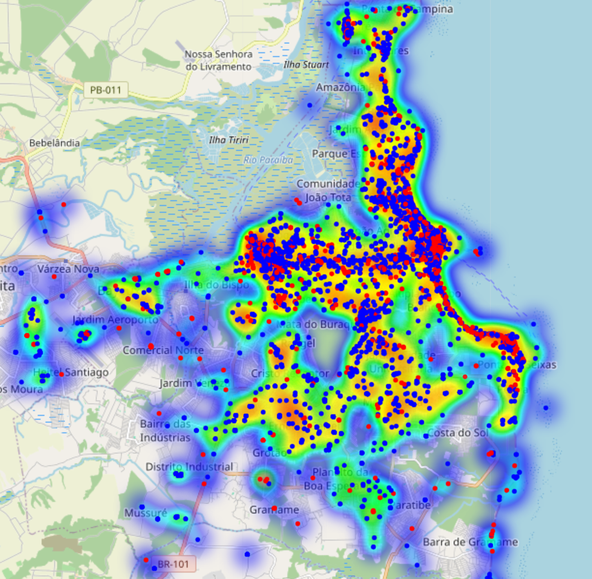
#> input picture mapa_densidade.png, 592 x 579 px, shrunk from 918 x 898 before the run
$ jupyter execute --allow-errors main.ipynb
#> lines starting #> are read from the running program, lines starting #| are printed output that depends on the picture; after the words box and inside, x2 and y2 are one past the last pixel; in counts of white or black regions, pixels touching at a corner belong together
[cell 1]
import cv2
import folium
import numpy as np
import pandas as pd
import matplotlib.pyplot as plt
from folium.plugins import HeatMap
from sklearn.cluster import KMeans

#> (a cell that did not finish here is left out)

#> (a cell that did not finish here is left out)

#> (a cell that did not finish here is left out)

#> (a cell that did not finish here is left out)

Primeiro Teste de Segmentação

[cell 6]
# Carregar a imagem do mapa de calor
mapa_imagem = cv2.imread('mapa_densidade.png')
#> mapa_imagem is the input picture: shape (579, 592, 3); mean B, G, R 192.5, 185.2, 157.8

# Converter a imagem para o espaço de cores HSV (Matiz, Saturação, Valor)
mapa_hsv = cv2.cvtColor(mapa_imagem, cv2.COLOR_BGR2HSV)
#> mapa_hsv: shape (579, 592, 3); mean H, S, V 79.4, 101.3, 225.7

# Definir intervalos de cores para os pontos vermelhos e azuis (no espaço de cores HSV)
intervalo_vermelho_baixo = np.array([0, 100, 100])
intervalo_vermelho_alto = np.array([10, 255, 255])
intervalo_azul_baixo = np.array([110, 100, 100])
intervalo_azul_alto = np.array([130, 255, 255])

# Segmentar a imagem para encontrar áreas vermelhas e azuis
mascara_vermelha = cv2.inRange(mapa_hsv, intervalo_vermelho_baixo, intervalo_vermelho_alto)
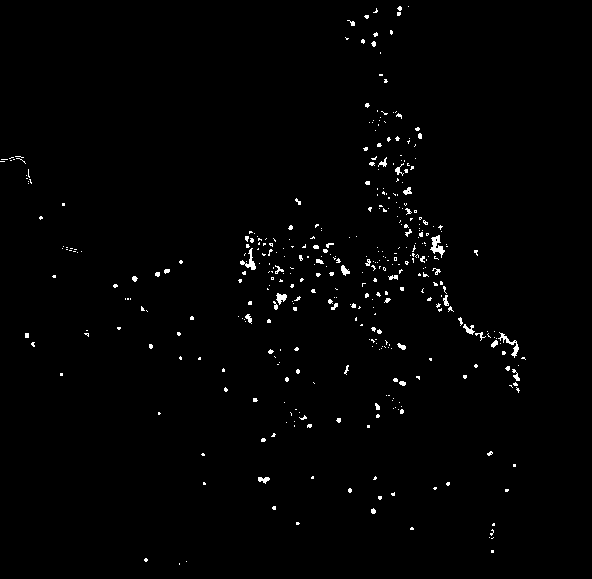
#> mascara_vermelha: shape (579, 592); 1.2% white in thin lines or dots, all inside (x1, y1, x2, y2) = (0, 6, 526, 565)
mascara_azul = cv2.inRange(mapa_hsv, intervalo_azul_baixo, intervalo_azul_alto)
#> mascara_azul: shape (579, 592); 16.2% white; 476 white regions (279 under 20 px), largest, box (x1, y1, x2, y2) and area: (6, 0, 396, 532) 19525, (322, 0, 560, 579) 14325, (252, 223, 322, 279) 1381

# Combinação das máscaras para pontos vermelhos e azuis
mascara_combinada = cv2.bitwise_or(mascara_vermelha, mascara_azul)
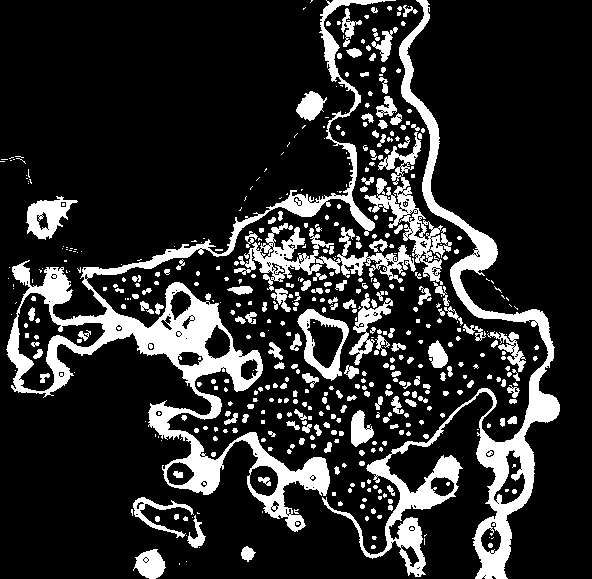
#> mascara_combinada: shape (579, 592); 17.3% white; 504 white regions (304 under 20 px)

# Encontrar os contornos das áreas identificadas
contornos, _ = cv2.findContours(mascara_combinada, cv2.RETR_EXTERNAL, cv2.CHAIN_APPROX_SIMPLE)
#> contornos = 475 contours, 357 with area under 20; largest, box (x1, y1, x2, y2) and area: (6, 0, 396, 532) 24348, (322, 0, 560, 579) 14784, (234, 223, 416, 291) 2984, (364, 132, 452, 285) 2958, (297, 309, 349, 381) 2207

# Desenhar os contornos na imagem original
cv2.drawContours(mapa_imagem, contornos, -1, (0, 255, 0), 2)
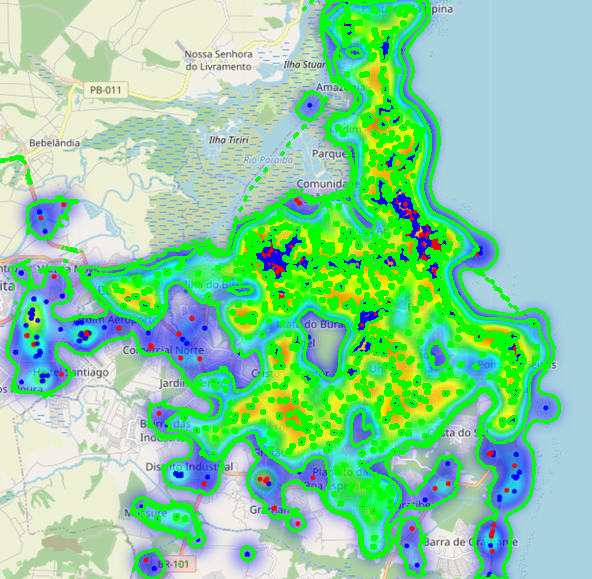
#> mapa_imagem: shape (579, 592, 3); 16.58% of pixels changed, all inside (x1, y1, x2, y2) = (0, 0, 561, 579)

# Mostrar a imagem com os contornos identificados
cv2.imshow('Regiões Populosas', mapa_imagem)
cv2.waitKey(0)
cv2.destroyAllWindows()

Segundo Teste de Segmentação

[cell 7]
imagem = cv2.imread("mapa_densidade2.png")
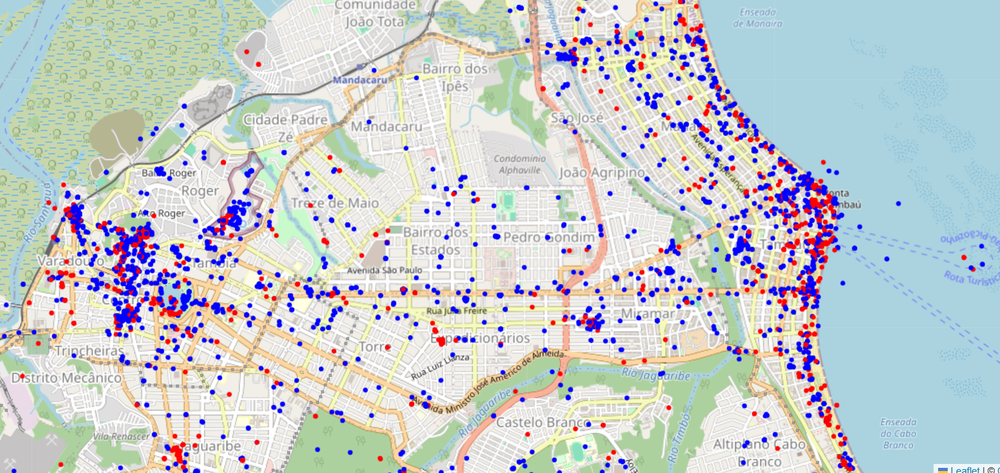
#> input picture mapa_densidade2.png, 1000 x 473 px, shrunk from 1551 x 733 before the run
#> imagem is the input picture: shape (473, 1000, 3); mean B, G, R 205.8, 205.5, 198.8

# Converter a imagem para RGB (a biblioteca OpenCV lê a imagem no formato BGR)
imagem_rgb = cv2.cvtColor(imagem, cv2.COLOR_BGR2RGB)

# Exibir a imagem original
plt.imshow(imagem_rgb)
plt.axis('off')
plt.show()

[cell 8]
# Definir o intervalo de cores para vermelho e azul
vermelho_min = np.array([0, 0, 200], np.uint8)
vermelho_max = np.array([100, 100, 255], np.uint8)

azul_min = np.array([200, 0, 0], np.uint8)
azul_max = np.array([255, 100, 100], np.uint8)

# Segmentar os pontos vermelhos e azuis
mascara_vermelha = cv2.inRange(imagem, vermelho_min, vermelho_max)
#> mascara_vermelha: shape (473, 1000); 1.4% white; 312 white regions (216 under 20 px), largest, box (x1, y1, x2, y2) and area: (170, 445, 183, 464) 136, (160, 308, 183, 317) 117, (781, 239, 800, 252) 97
mascara_azul = cv2.inRange(imagem, azul_min, azul_max)
#> mascara_azul: shape (473, 1000); 3.7% white; 606 white regions (346 under 20 px), largest, box (x1, y1, x2, y2) and area: (227, 200, 251, 231) 342, (68, 204, 90, 246) 338, (781, 171, 814, 203) 335

# Aplicar a máscara sobre a imagem original para destacar os pontos vermelhos e azuis
pontos_vermelhos = cv2.bitwise_and(imagem_rgb, imagem_rgb, mask=mascara_vermelha)
pontos_azuis = cv2.bitwise_and(imagem_rgb, imagem_rgb, mask=mascara_azul)
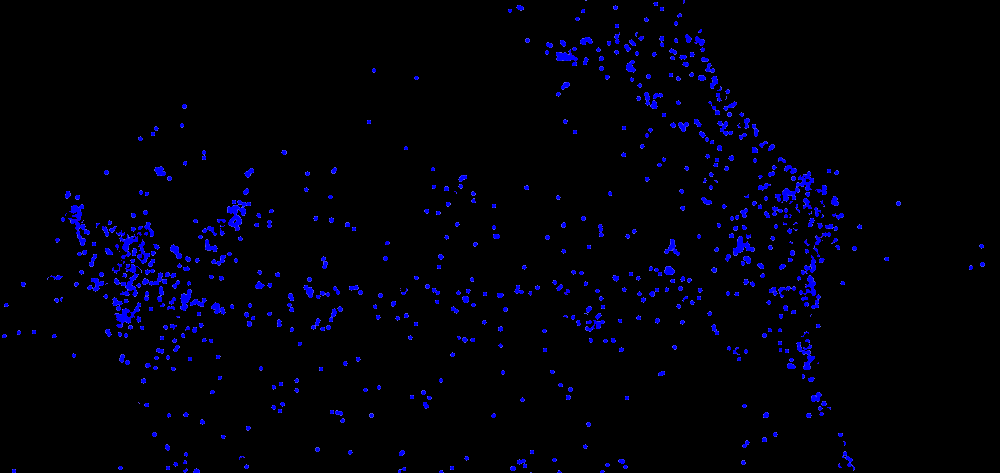
#> pontos_azuis: shape (473, 1000, 3); mean R, G, B 0.7, 0.7, 9.2

# Exibir os pontos vermelhos e azuis
fig, ax = plt.subplots(1, 2, figsize=(14, 8))

ax[0].imshow(pontos_vermelhos)
ax[0].set_title('Foto de Turistas')
ax[0].axis('off')

ax[1].imshow(pontos_azuis)
ax[1].set_title('Foto de Locais')
ax[1].axis('off')

plt.show()

[cell 9]
# Função para identificar contornos nas máscaras
def identificar_contornos(mask):
    contornos, _ = cv2.findContours(mask, cv2.RETR_EXTERNAL, cv2.CHAIN_APPROX_SIMPLE)
    return contornos

[cell 10]
# Função para unir pontos próximos e formar regiões, ignorando pontos isolados
def unir_pontos(mask):
    # Aplicar uma operação de dilatação para unir os pontos próximos
    kernel = np.ones((15, 15), np.uint8)
    mascara_dilatada = cv2.dilate(mask, kernel, iterations=1)
#> mascara_dilatada: shape (473, 1000); 16% white; 78 white regions, largest, box (x1, y1, x2, y2) and area: (681, 78, 859, 473) 20331, (88, 207, 200, 351) 9754, (38, 252, 83, 333) 2473

    # Aplicar uma operação de erosão para remover pontos isolados
    mascara_erodida = cv2.erode(mascara_dilatada, kernel, iterations=1)
#> mascara_erodida: shape (473, 1000); 3.5% white; 115 white regions (57 under 20 px)

    # Remover contornos correspondentes a áreas muito pequenas (pontos isolados)
    contornos, _ = cv2.findContours(mascara_erodida, cv2.RETR_EXTERNAL, cv2.CHAIN_APPROX_SIMPLE)
#> contornos = 115 contours, 82 with area under 20; largest, box (x1, y1, x2, y2) and area: (743, 161, 852, 473) 6918, (95, 227, 193, 338) 2738, (678, 0, 709, 58) 692, (162, 434, 201, 473) 386, (45, 259, 75, 303) 334
    for c in contornos:
        area = cv2.contourArea(c)
        if area < 100:  # Definir um limite de área para remover pontos isolados
            cv2.drawContours(mascara_erodida, [c], -1, 0, -1)  # Preencher contornos pequenos com zeros
#> this loop made 115 passes
#> area on passes 2, 9, 28, 30, 38, 39, 40, 42, 43, 49, 50, 52: 29, 386, 45.5, 25, 32, 151, 122.5, 43.5, 58.5, 44, 58.5, 23.5
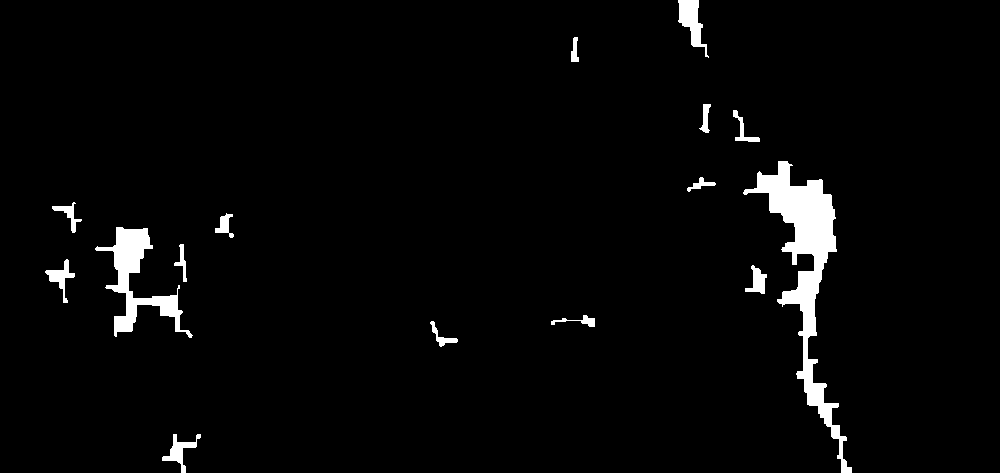
#> mascara_erodida: shape (473, 1000); 3% white; 15 white regions, largest, box (x1, y1, x2, y2) and area: (743, 161, 852, 473) 7425, (95, 227, 193, 338) 3015, (678, 0, 709, 58) 775

    return mascara_erodida

# Unir os pontos vermelhos e azuis para formar regiões
mascara_vermelha_unida = unir_pontos(mascara_vermelha)
mascara_azul_unida = unir_pontos(mascara_azul)
#> in unir_pontos (call 2), `mascara_dilatada = cv2.dilate(mask, kernel, iterations=1)`:
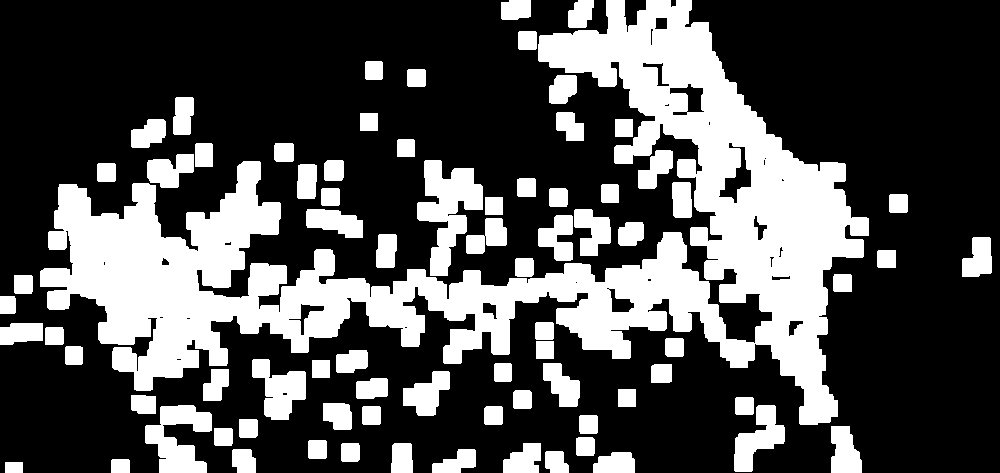
#> mascara_dilatada: shape (473, 1000); 31.4% white; 79 white regions, largest, box (x1, y1, x2, y2) and area: (40, 0, 869, 425) 99341, (417, 160, 483, 276) 3876, (145, 405, 212, 473) 2628
#> in unir_pontos (call 2), `mascara_erodida = cv2.erode(mascara_dilatada, kernel, iterations=1)`:
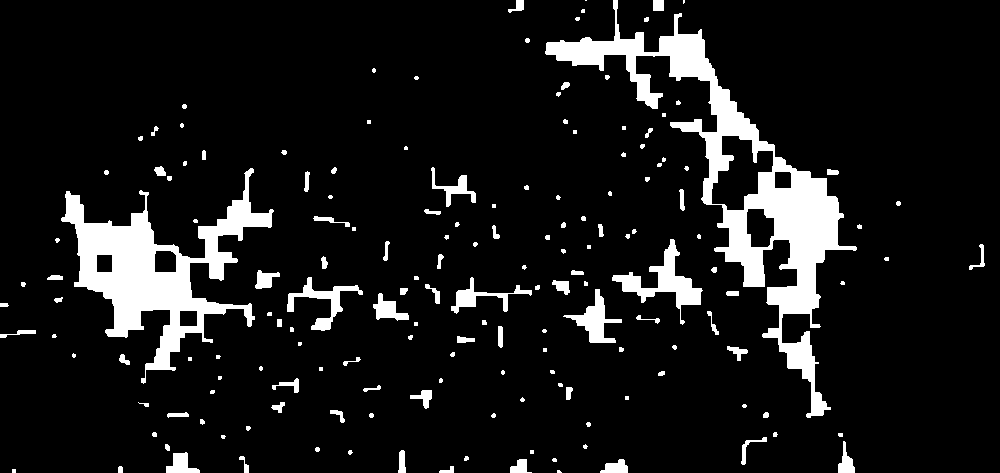
#> mascara_erodida: shape (473, 1000); 9.8% white; 167 white regions (70 under 20 px)
#> in unir_pontos (call 2), `contornos, _ = cv2.findContours(mascara_erodida, cv2.RETR_EXTERNAL, cv..`: contornos = 167 contours, 103 with area under 20; largest, box (x1, y1, x2, y2) and area: (545, 0, 857, 418) 22420, (61, 168, 274, 384) 13806, (612, 239, 703, 325) 1806, (563, 289, 622, 343) 938, (287, 277, 363, 331) 900
#> the loop in unir_pontos (call 2), `for c in contornos:` made 167 passes
#> area on passes 3 to 5: 40, 23, 225
#> after the loop in unir_pontos (call 2), `for c in contornos:`:
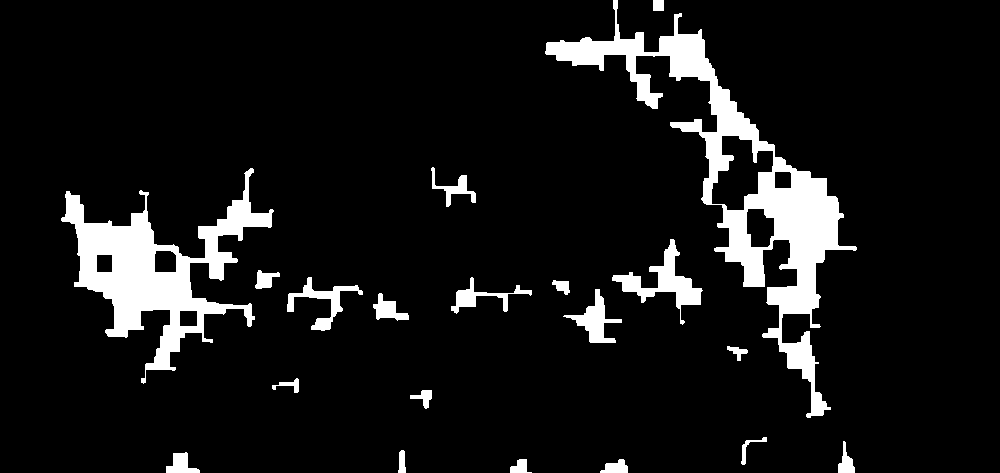
#> mascara_erodida: shape (473, 1000); 8.8% white; 20 white regions

contornos_vermelhos_unidos = identificar_contornos(mascara_vermelha_unida)
#> in identificar_contornos, `contornos, _ = cv2.findContours(mask, cv2.RETR_EXTERNAL, cv2.CHAIN_APP..`: contornos = 15 contours; largest, box (x1, y1, x2, y2) and area: (743, 161, 852, 473) 6918, (95, 227, 193, 338) 2738, (678, 0, 709, 58) 692, (162, 434, 201, 473) 386, (45, 259, 75, 303) 334
#> contornos_vermelhos_unidos has the same summary as contornos in identificar_contornos
contornos_azuis_unidos = identificar_contornos(mascara_azul_unida)
#> in identificar_contornos (call 2), `contornos, _ = cv2.findContours(mask, cv2.RETR_EXTERNAL, cv2.CHAIN_APP..`: contornos = 20 contours; largest, box (x1, y1, x2, y2) and area: (545, 0, 857, 418) 22420, (61, 168, 274, 384) 13806, (612, 239, 703, 325) 1806, (563, 289, 622, 343) 938, (287, 277, 363, 331) 900
#> contornos_azuis_unidos has the same summary as contornos in identificar_contornos

# Desenhar os contornos sobre a imagem original
imagem_contornos = imagem_rgb.copy()
cv2.drawContours(imagem_contornos, contornos_vermelhos_unidos, -1, (0, 255, 0), 4)
cv2.drawContours(imagem_contornos, contornos_azuis_unidos, -1, (0, 255, 255), 4)
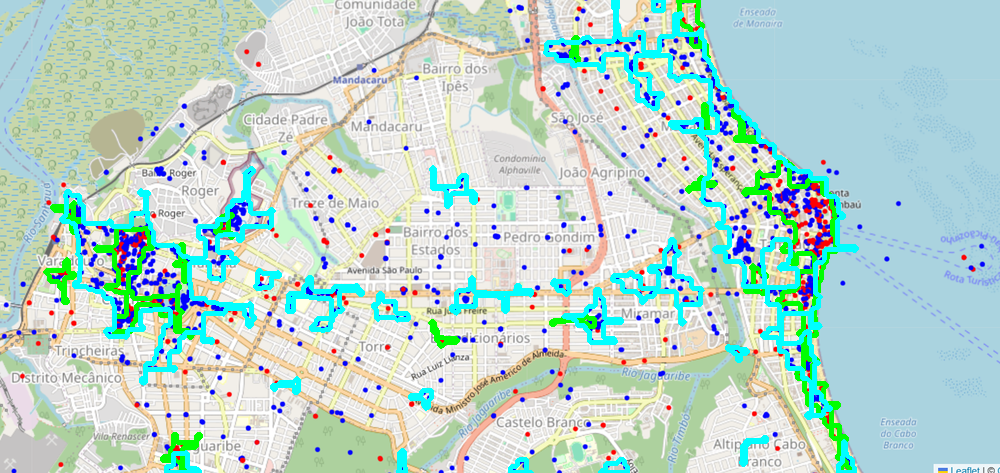
#> imagem_contornos: shape (473, 1000, 3); mean R, G, B 185, 214, 205.5

# Exibir a imagem com os contornos identificados
plt.figure(figsize=(8, 6))
plt.imshow(imagem_contornos)
plt.title('Contornos das Regiões Densas (Regiões Unidas)')
plt.axis('off')
plt.show()
